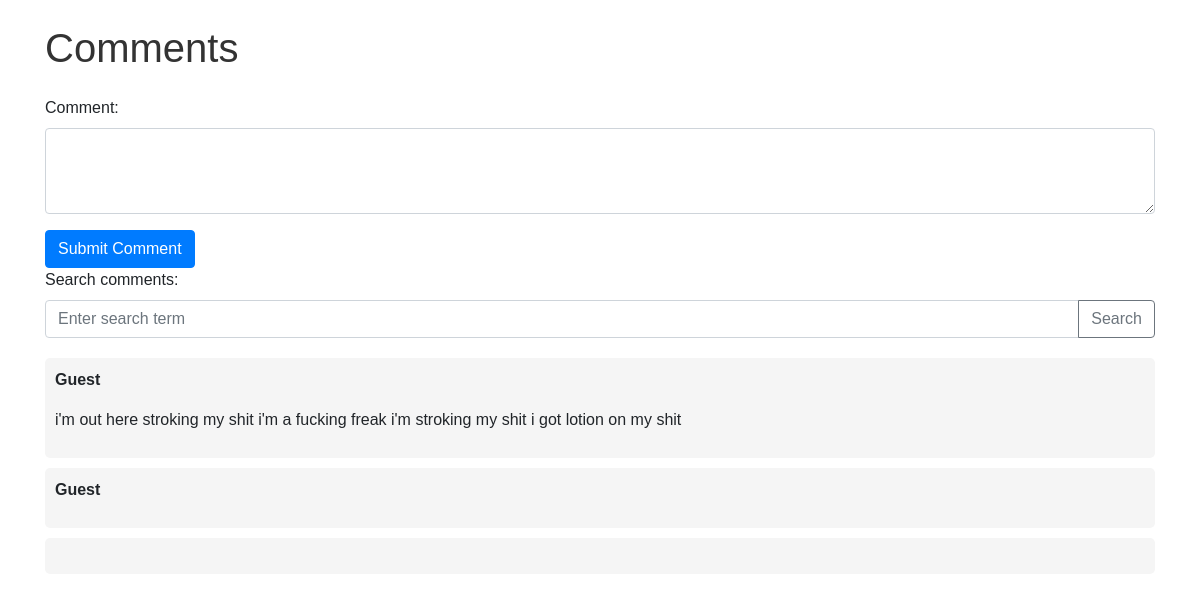
Page /comments/ on the committed database.
### polls/models.py (models this page shows, shortened)
class Comment(models.Model):
    text = models.TextField()
    user = models.TextField()
    class Meta:
        app_label = 'polls'

### polls/views.py (the view, shortened to what this page needs)
# urls.py: path('comments/', comments, name='comments'),
def comments(request):
    search_query = request.GET.get('q', '')  # Get the search term from the query parameters
    if search_query:
        with connection.cursor() as cursor:
            cursor.execute(search_query)
            comments = cursor.fetchall()
            return render(request, 'sqldata.html', {'data':comments})
    else:
        comments = Comment.objects.all()
        for comment in comments:
            comment.text = mark_safe(comment.text)
    return render(request, 'comments.html', {'comments': comments, 'search_query': search_query})

### polls/templates/comments.html (shortened to what this page needs)
<!DOCTYPE html>
<html lang="en">
<head>
    <link rel="stylesheet" href="https://stackpath.bootstrapcdn.com/bootstrap/4.5.2/css/bootstrap.min.css">
</head>
<body>
    <div class="container">
        <h1 class="mt-4 mb-4">Comments</h1>
        <form method="post" action="{% url 'comments' %}">
            <div class="form-group">
                <label for="commentText">Comment:</label>
                <textarea class="form-control" id="commentText" name="text" rows="3" required></textarea>
            </div>
            <button type="submit" class="btn btn-primary">Submit Comment</button>
        </form>
        <form method="get" action="{% url 'comments' %}" class="search-form">
            <div class="form-group">
                <label for="searchQuery">Search comments:</label>
                <div class="input-group">
                    <input type="text" class="form-control" id="searchQuery" name="q" value="{{ search_query }}" placeholder="Enter search term">
                    <div class="input-group-append">
                        <button type="submit" class="btn btn-outline-secondary">Search</button>
                    </div>
                </div>
            </div>
        </form>
        <ul class="comment-list">
            {% for comment in comments %}
            <li class="comment-item">
                <p class="comment-user"><strong>{{ comment.user }}</strong></p>
                <p>{{ comment.text }}</p>
            </li>
            {% endfor %}
        </ul>
    </div>
</body>
</html>

### polls/templates/comments.html (style rules this page uses)
body { font-family: Arial, sans-serif; margin: 20px; }
h1 { color: #333; }
.comment-list { list-style-type: none; padding: 0; }
.comment-item { background-color: #f5f5f5; padding: 10px; margin-bottom: 10px; border-radius: 5px; }
.comment-user { font-weight: bold; }
.search-form { margin-bottom: 20px; }

### rows in the picture
Comment: user "Guest", text "i'm out here stroking my shit i'm a fucking freak i'm stroking my shit i got lotion on my shit"
Comment: user "Guest"
